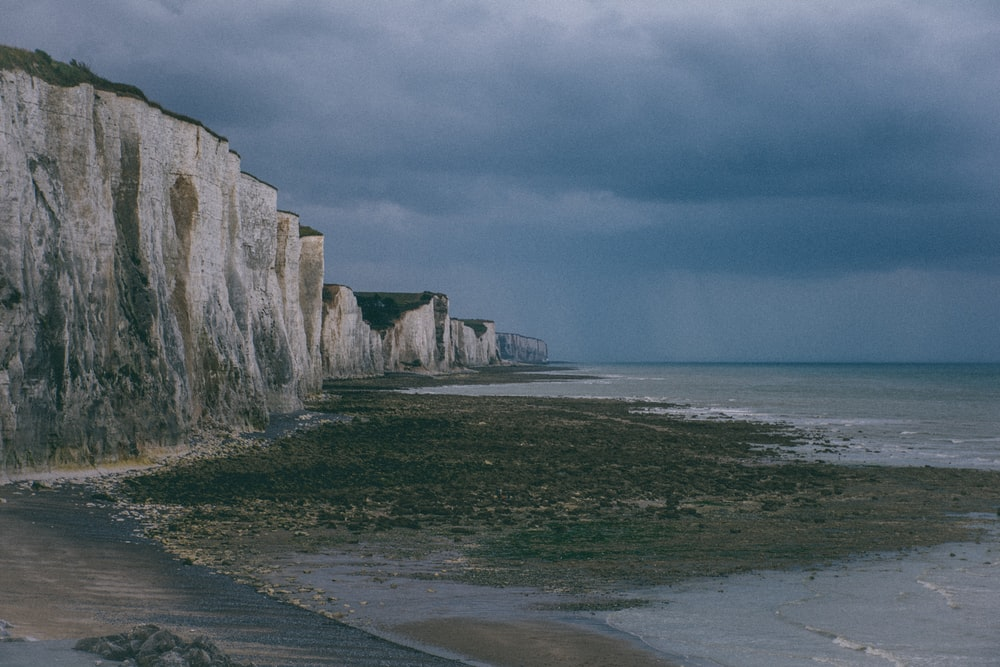
#> input picture ImageProcessing/ass10_histogramequal/mountain.jpeg, 1000 x 667 px
$ python histogram_equlization.py
#> lines starting #> are read from the running program, lines starting #| are printed output that depends on the picture

import matplotlib.pyplot as plt
import cv2

def main():
    img_path = "mountain.jpeg"
    rgb = plt.imread(img_path)
#> rgb is the input picture: shape (667, 1000, 3); mean R, G, B 85.1, 99.3, 109.9


    gray = cv2.cvtColor(rgb,cv2.COLOR_RGB2GRAY)
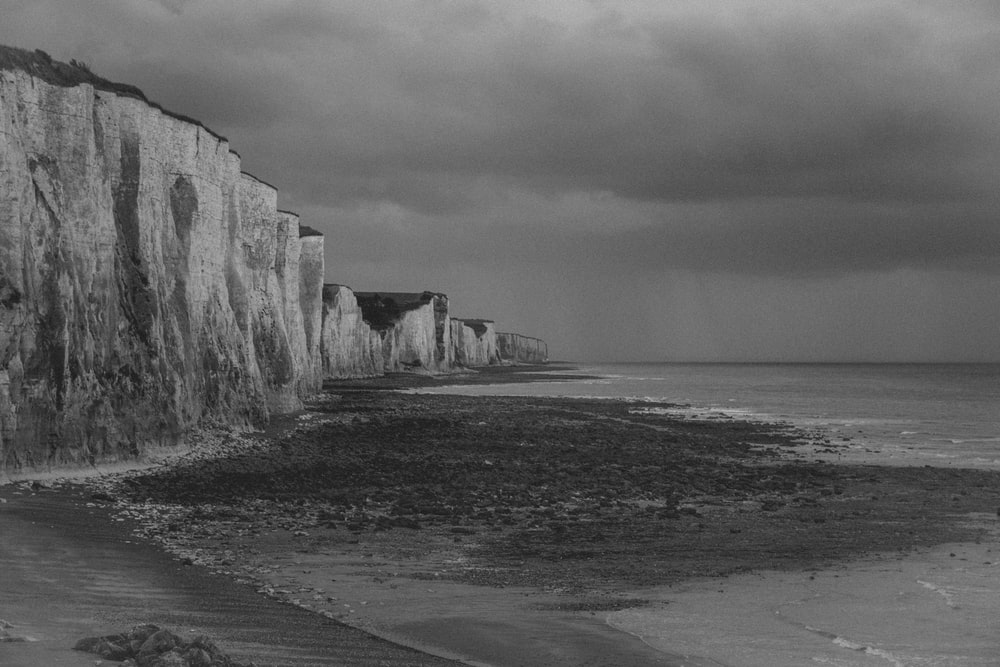
#> gray: shape (667, 1000); min 20, max 188, mean 96.2
    equ = cv2.equalizeHist(gray)
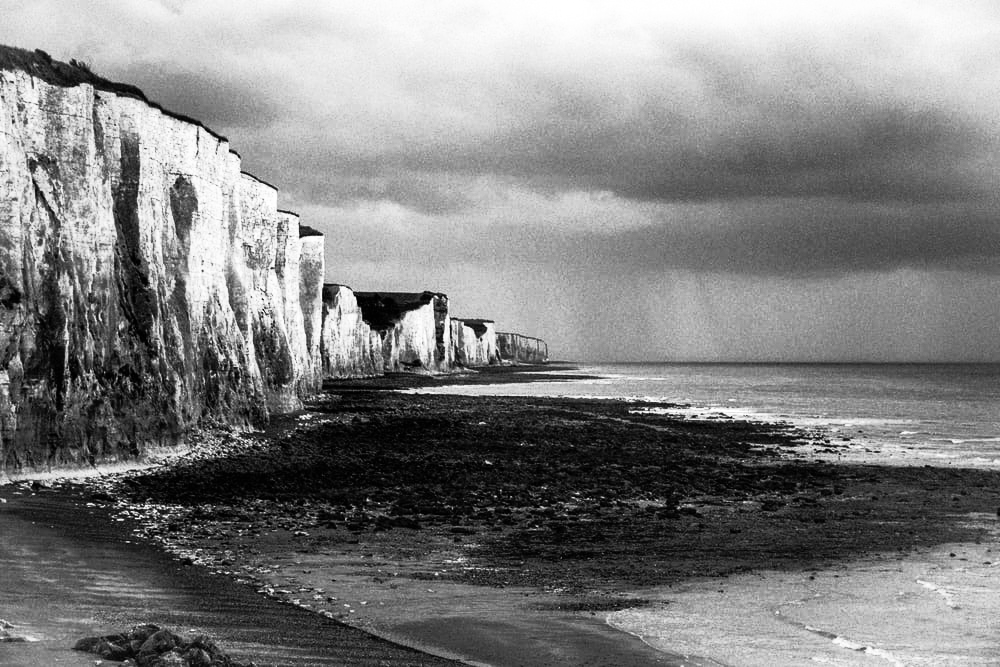
#> equ: shape (667, 1000); min 0, max 255, mean 128.7

    #histogram
    img1 = cv2.calcHist([gray],[0],None,[256],[0,256])
#> img1 = 256 values, max 10578 at index 108, min 0 at index 0, mean 2605.5
    img2 = cv2.calcHist([equ],[0],None,[256],[0,256])
#> img2 = 256 values, max 10578 at index 160, min 0 at index 13, mean 2605.5

    img_set =[gray,equ,img1,img2]
    img_title =["Gray_img","Equlized_img","Gray_histogram","Equlized_histogram"]

    for i in range(len(img_set)):
        plt.subplot(2,2,i+1)
        plt.title(img_title[i])
        if(img_set[i].shape[1]==1):
            plt.plot(img_set[i],'r')
        else:
            plt.imshow(img_set[i],'gray')
#> this loop made 4 passes

    plt.tight_layout()
    plt.savefig('result')
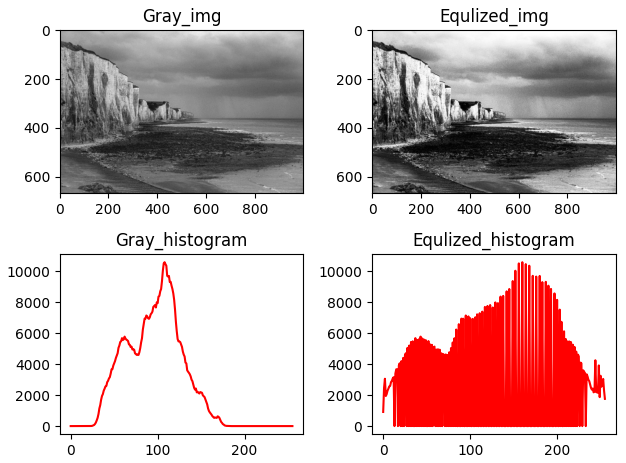
#> figure drawn by matplotlib, 4 panels; panel 3: curve peaks at x = 108, y = 10578; panel 4: curve peaks at x = 160, y = 10578
    plt.show()
if __name__ == '__main__':
    main()
